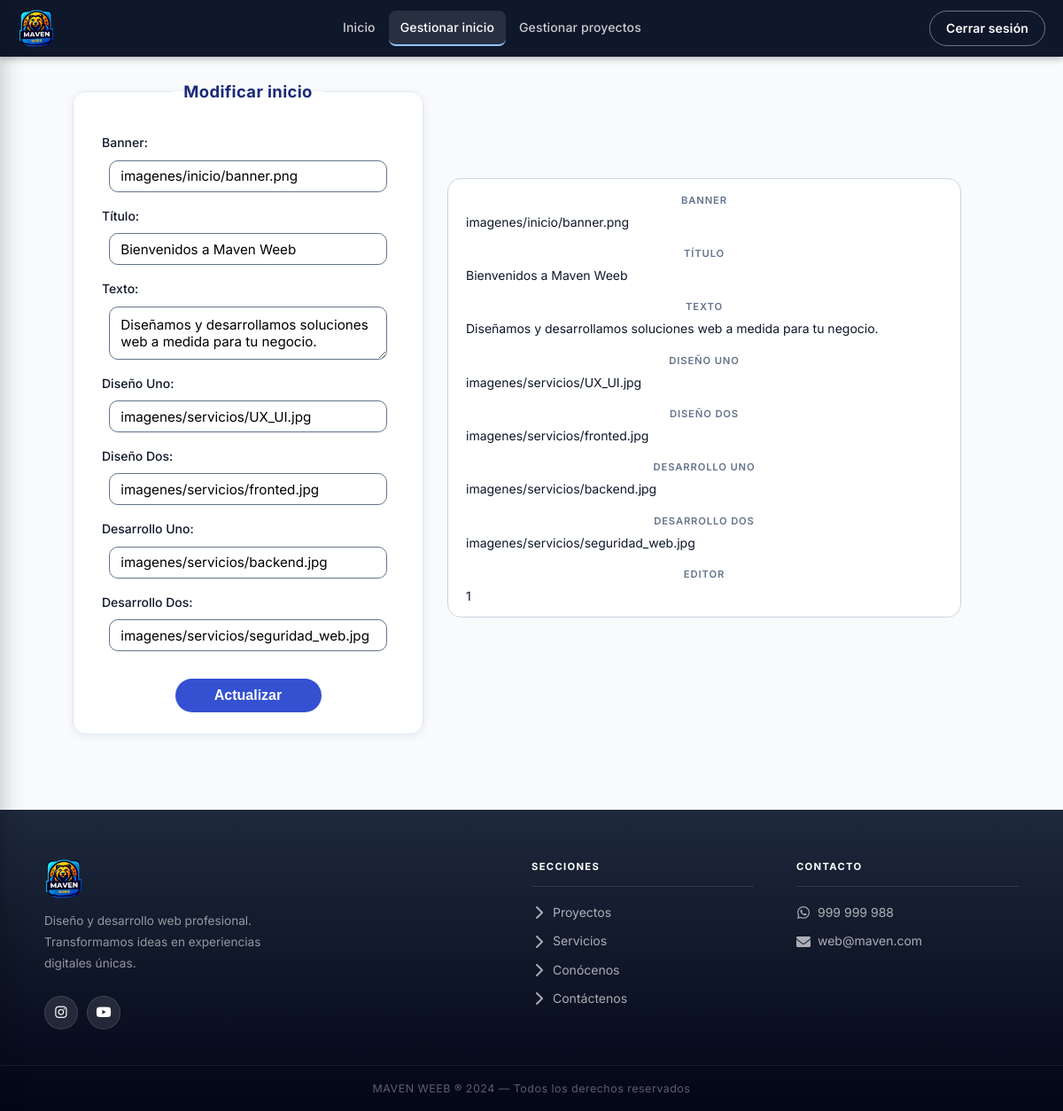
The page /editor/inicio_gestionar.php (signed in) on the database its author committed.
### tables this page shows
CREATE TABLE inicio (
  id_inicio      INT UNSIGNED    AUTO_INCREMENT PRIMARY KEY,
  banner         VARCHAR(255)    NOT NULL,
  titulo         VARCHAR(200)    NOT NULL,
  texto          TEXT            NOT NULL,
  disenio_uno    VARCHAR(100)    NOT NULL,
  disenio_dos    VARCHAR(100)    NOT NULL,
  desarrollo_uno VARCHAR(100)    NOT NULL,
  desarrollo_dos VARCHAR(100)    NOT NULL,
  id_editor      INT UNSIGNED    NOT NULL,
  FOREIGN KEY (id_editor) REFERENCES editores(id_editor)
    ON DELETE RESTRICT ON UPDATE CASCADE
);

### funciones/inicio/inicio_consultar.php (called while the page is built, shortened)
<?php
try {
    $sql = "SELECT * FROM inicio";
    $inicio = consultar($sql);
    return $inicio;
} catch (Exception $ex) {
    manejar_error($ex);
}
?>

### funciones/conexion.php (called while the page is built, shortened)
<?php
$cnx = null;
function e(mixed $str): string {
    return htmlspecialchars((string)$str, ENT_QUOTES | ENT_SUBSTITUTE, 'UTF-8');
}
function consultar($sql) {
    global $cnx;
    $result = $cnx->query($sql);
    $lista = [];
    while ($row = $result->fetch_assoc()) {
        $lista[] = $row;
    }
    return $lista;
}
?>

### editor/inicio_gestionar.php (the view, shortened to what this page needs)
<?php
include_once '../funciones/conexion.php';
include_once '../funciones/inicio/inicio_consultar.php';
?>
<!DOCTYPE html>
<html lang="ES">
<head>
    <?php require_once './fragments/links.php'; ?>
</head>
<body>
    <?php require_once './fragments/header.php'; ?>
    <main>
        <div class="container flex-center">
            <section class="jumbo">
                <article class="flex-center">
                    <div class="jumbo-form">
                        <form id="contactForm" method="POST" action="" class="formulario">
                            <fieldset>
                                <legend>Modificar inicio</legend>
                                <label for="banner">Banner:</label>
                                <input type="text" name="banner" id="banner" value="<?php echo e($inicio[0]['banner']); ?>" required>
                                <label for="titulo">Título:</label>
                                <input type="text" name="titulo" id="titulo" value="<?php echo e($inicio[0]['titulo']); ?>" required>
                                <label for="texto">Texto:</label>
                                <textarea name="texto" id="texto" required><?php echo e($inicio[0]['texto']); ?></textarea>
                                <label for="disenio_uno">Diseño Uno:</label>
                                <input type="text" name="disenio_uno" id="disenio_uno" value="<?php echo e($inicio[0]['disenio_uno']); ?>" required>
                                <label for="disenio_dos">Diseño Dos:</label>
                                <input type="text" name="disenio_dos" id="disenio_dos" value="<?php echo e($inicio[0]['disenio_dos']); ?>" required>
                                <label for="desarrollo_uno">Desarrollo Uno:</label>
                                <input type="text" name="desarrollo_uno" id="desarrollo_uno" value="<?php echo e($inicio[0]['desarrollo_uno']); ?>" required>
                                <label for="desarrollo_dos">Desarrollo Dos:</label>
                                <input type="text" name="desarrollo_dos" id="desarrollo_dos" value="<?php echo e($inicio[0]['desarrollo_dos']); ?>" required>
                                <button class="submit-button" type="submit">Actualizar</button>
                            </fieldset>
                        </form>
                    </div>
                    <div class="jumbo-info">
                        <div class="tarjeta">
                            <h4>Banner</h4>
                            <p><?php echo e($inicio[0]['banner']); ?></p>
                            <h4>Título</h4>
                            <p><?php echo e($inicio[0]['titulo']); ?></p>
                            <h4>Texto</h4>
                            <p><?php echo e($inicio[0]['texto']); ?></p>
                            <h4>Diseño Uno</h4>
                            <p><?php echo e($inicio[0]['disenio_uno']); ?></p>
                            <h4>Diseño Dos</h4>
                            <p><?php echo e($inicio[0]['disenio_dos']); ?></p>
                            <h4>Desarrollo Uno</h4>
                            <p><?php echo e($inicio[0]['desarrollo_uno']); ?></p>
                            <h4>Desarrollo Dos</h4>
                            <p><?php echo e($inicio[0]['desarrollo_dos']); ?></p>
                            <h4>Editor</h4>
                            <p><?php echo (int)$inicio[0]['id_editor']; ?></p>
                        </div>
                    </div>
                </article>
            </section>
        </div>
    </main>
    <?php require_once './fragments/footer.php'; ?>
</body>
</html>

### editor/fragments/links.php (shortened to what this page needs)
<link rel="stylesheet" href="../css/main.css">
<link rel="stylesheet" href="../css/table.css">
<link rel="stylesheet" href="../css/form.css">
<link rel="stylesheet" href="../css/header.css">
<link rel="stylesheet" href="../css/footer.css">
<link rel="stylesheet" href="https://cdnjs.cloudflare.com/ajax/libs/font-awesome/6.0.0-beta3/css/all.min.css" />

### editor/fragments/header.php (shortened to what this page needs)
<?php
    $url_todo = $_SERVER["REQUEST_URI"];
    $url_dir  = strrpos($url_todo, "/");
    $url_actual = substr($url_todo, $url_dir + 1);
    $menu = [
        "Inicio"              => "intranet.php",
        "Gestionar inicio"    => "inicio_gestionar.php",
        "Gestionar proyectos" => "proyecto_gestionar.php",
    ];
?>
<header>
    <nav>
        <div class="nav-inner">
            <div class="nav-left">
                <a href="intranet.php" class="nav-logo-link">
                    <img src="../imagenes/logos/logo_maven.png" alt="Maven Weeb" class="nav-logo">
                </a>
            </div>
            <ul class="nav-links">
                <?php foreach ($menu as $texto => $url_enlace): ?>
                    <?php $clase = ($url_actual === $url_enlace) ? 'active' : ''; ?>
                    <li>
                        <a href="<?php echo $url_enlace; ?>" class="<?php echo $clase; ?>">
                            <?php echo $texto; ?>
                        </a>
                    </li>
                <?php endforeach; ?>
            </ul>
            <div class="nav-right">
                <a href="cerrar_sesion.php" class="nav-cta">Cerrar sesión</a>
            </div>
        </div>
    </nav>
</header>

### editor/fragments/footer.php (shortened to what this page needs)
<footer>
    <div class="footer-inner">
        <div class="footer-brand">
            <img src="../imagenes/logos/logo_maven.png" alt="Maven Weeb" class="footer-logo">
            <p class="footer-desc">Diseño y desarrollo web profesional. Transformamos ideas en experiencias digitales únicas.</p>
            <div class="footer-social">
                <a href="https://www.instagram.com/" target="_blank" aria-label="Instagram">
                    <i class="fab fa-instagram"></i>
                </a>
                <a href="https://www.youtube.com/" target="_blank" aria-label="YouTube">
                    <i class="fab fa-youtube"></i>
                </a>
            </div>
        </div>
        <div class="footer-col">
            <h4>Secciones</h4>
            <ul>
                <li><a href="../proyectos.php"><i class="fas fa-chevron-right"></i>Proyectos</a></li>
                <li><a href="../servicios.php"><i class="fas fa-chevron-right"></i>Servicios</a></li>
                <li><a href="../conocenos.php"><i class="fas fa-chevron-right"></i>Conócenos</a></li>
                <li><a href="../contactenos.php"><i class="fas fa-chevron-right"></i>Contáctenos</a></li>
            </ul>
        </div>
        <div class="footer-col">
            <h4>Contacto</h4>
            <ul>
                <li>
                    <a href="https://wa.me/51999999988" target="_blank">
                        <i class="fab fa-whatsapp"></i>
                        <span>999 999 988</span>
                    </a>
                </li>
                <li>
                    <a href="mailto:web@maven.com">
                        <i class="fas fa-envelope"></i>
                        <span>web@maven.com</span>
                    </a>
                </li>
            </ul>
        </div>
    </div>
    <div class="footer-bottom">
        MAVEN WEEB &reg; 2024 &mdash; Todos los derechos reservados
    </div>
</footer>

### css/main.css (style rules this page uses)
:root { --color-nav: #0f172a; --color-nav-hover: #1e293b; --color-nav-active: #93c5fd; --color-footer-start: #1e293b; --color-footer-end: #020617; --color-table-header: #3451d1; --color-primary: #4361ee; --color-primary-dark: #3451d1; --color-primary-wash: #eef2ff; --color-cta: #3451d1; --color-cta-hover: #2a41b0; --color-success: rgb(78, 192, 106); --color-success-text: #1a5c1f; --color-success-dark: #34a85a; --color-warning: rgb(255, 227, 128); --color-warning-dark: #e6b800; --color-danger: #f44336; --color-danger-light: rgb(255, 134, 134); --color-danger-dark: #d32f2f; --color-bg: #f8fafc; --color-white: #ffffff; --color-surface: #ffffff; --color-text: #0f172a; --color-text-muted: #64748b; --color-border: #e2e8f0; --color-border-light: #cbd5e1; --color-separator: #94a3b8; --color-disabled: #cbd5e1; --color-neutral: #94a3b8; --color-hover: #f1f5f9; --color-stripe: #f8fafc; --color-form-legend: #1a2a7a; --color-form-border: #3451d1; --color-form-link: #4361ee; --color-input-border: #64748b; --radius-sm: 5px; --radius-md: 8px; --radius-lg: 10px; --radius-xl: 15px; --radius-pill: 20px; --font-sans: 'Inter', Arial, sans-serif; --shadow-sm: 0 2px 8px rgba(15, 23, 42, 0.08); --shadow-md: 0 10px 20px rgba(15, 23, 42, 0.14); --transition-bg: background-color 0.3s ease; --transition-transform: transform 0.2s ease; --transition-img: all 0.5s; --space-1: 4px; --space-2: 8px; --space-3: 12px; --space-4: 16px; --space-5: 20px; --space-6: 24px; --space-8: 32px; --space-10: 40px; --space-12: 48px; --space-14: 56px; --space-15: 60px; --space-16: 64px; }
body { font-family: var(--font-sans); background-color: var(--color-bg); color: var(--color-text); line-height: 1.6; margin: 0; padding: 0; min-height: 100vh; display: flex; flex-direction: column; }
.container { max-width: 1280px; width: 100%; margin: 0 auto; padding: 0 var(--space-5); box-sizing: border-box; }
.flex-center { display: flex; justify-content: center; align-items: center; flex-wrap: wrap; }
.jumbo { background: none; width: 100%; }
.jumbo article .jumbo-info { flex: 1 1 min(600px, 100%); min-width: 0; max-width: 600px; margin: var(--space-5); }
.jumbo article .jumbo-form { flex: 1 1 min(280px, 100%); min-width: 0; max-width: 400px; margin: 5px; }
.tarjeta { border-radius: var(--radius-xl); background-color: var(--color-white); margin-right: var(--space-5); margin-bottom: var(--space-5); border: 1px solid var(--color-border-light); text-align: center; transition: box-shadow 0.25s ease, transform 0.25s ease; }
.tarjeta > h4 { font-size: 0.7rem; font-weight: 600; text-transform: uppercase; letter-spacing: 0.08em; color: var(--color-text-muted); margin: var(--space-4) 0 var(--space-1); padding: 0 var(--space-5); }
.tarjeta > p { font-size: 0.875rem; color: var(--color-text); margin: 0 0 var(--space-3); padding: 0 var(--space-5); text-align: left; }

### css/header.css (style rules this page uses)
nav { width: 100%; background: var(--color-nav); position: fixed; top: 0; left: 0; z-index: 100; box-shadow: 0 2px 8px rgba(0, 0, 0, 0.28); }
main { margin-top: var(--space-16); flex: 1; min-width: 0; overflow-x: clip; }
.nav-inner { display: flex; align-items: center; justify-content: space-between; max-width: 1200px; margin: 0 auto; padding: 0 var(--space-5); height: 64px; }
.nav-left { display: flex; align-items: center; gap: 10px; flex-shrink: 0; }
.nav-logo-link { display: flex; align-items: center; text-decoration: none; }
.nav-logo { height: 42px; width: auto; display: block; }
.nav-links { display: flex; align-items: center; list-style: none; margin: 0; padding: 0; gap: 2px; flex: 1; justify-content: center; }
.nav-links li a { display: block; color: rgba(255, 255, 255, 0.78); text-decoration: none; font-size: 0.875rem; font-weight: 500; letter-spacing: 0.01em; padding: 8px 13px; border-radius: var(--radius-md); border-bottom: 2px solid transparent; transition: background 0.2s ease, color 0.2s ease, border-color 0.2s ease; white-space: nowrap; }
.nav-links li a.active { background: rgba(255, 255, 255, 0.1); color: var(--color-white); border-bottom-color: var(--color-nav-active); }
.nav-right { display: flex; align-items: center; flex-shrink: 0; }
.nav-cta { color: var(--color-white); text-decoration: none; font-size: 0.875rem; font-weight: 600; letter-spacing: 0.01em; padding: 8px 18px; border-radius: var(--radius-pill); border: 1px solid rgba(255, 255, 255, 0.4); transition: background 0.2s ease, border-color 0.2s ease; white-space: nowrap; }

### rows shown on the page
inicio: banner "imagenes/inicio/banner.png", titulo "Bienvenidos a Maven Weeb", texto "Diseñamos y desarrollamos soluciones web a medida para tu negocio.", disenio_uno "imagenes/servicios/UX_UI.jpg", disenio_dos "imagenes/servicios/fronted.jpg", desarrollo_uno "imagenes/servicios/backend.jpg", desarrollo_dos "imagenes/servicios/seguridad_web.jpg", id_editor "1"

### other values the page prints
$texto "Inicio"
$texto "Gestionar inicio"
$texto "Gestionar proyectos"
